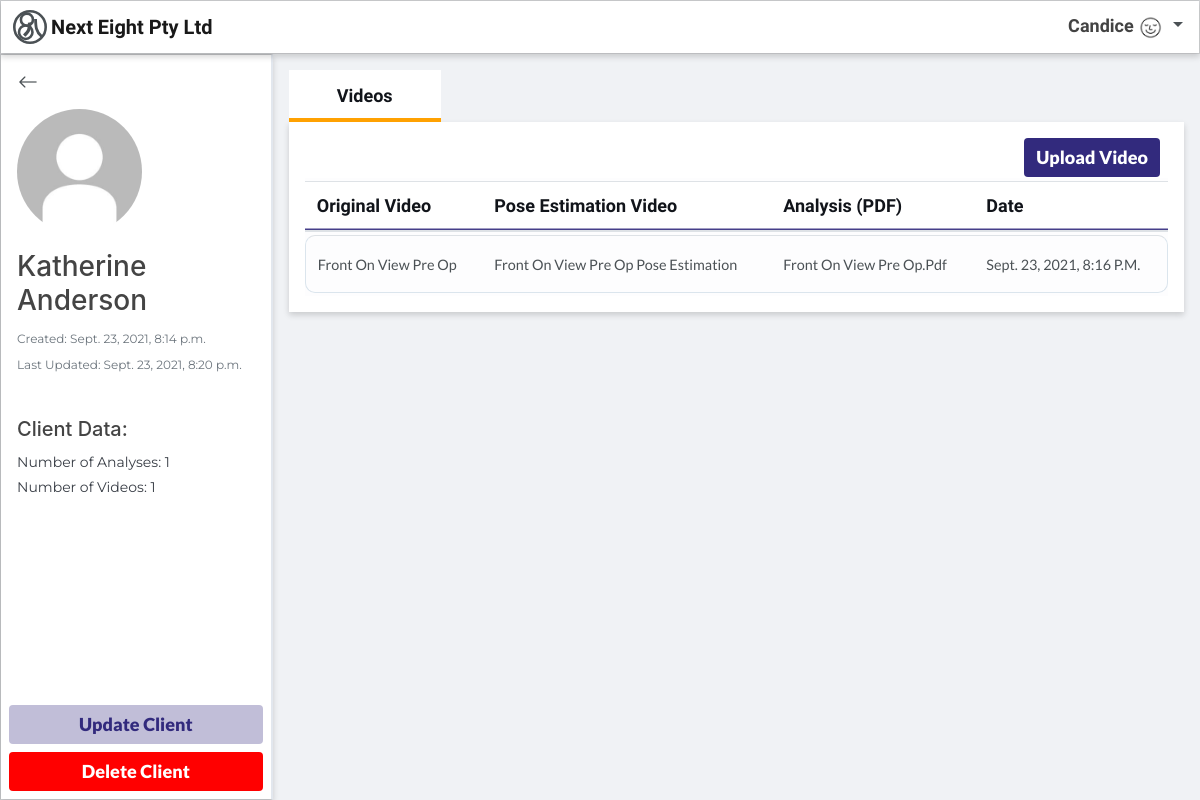
The page /client/16 (signed in) on the database its author committed.
### users/models.py (models this page shows, shortened)
class Profile(models.Model):
    user = models.OneToOneField(User, on_delete=models.CASCADE)
    image = models.ImageField(default='default.jpg', upload_to='profile_pics')

### page/models.py (models this page shows, shortened)
class Client(models.Model):
    first_name = models.CharField(max_length=30)
    last_name = models.CharField(max_length=30)
    dob = models.DateTimeField(default=timezone.now)
    email = models.EmailField(blank=True, null=True)
    phone_number = models.CharField(max_length=30, blank=True, null=True)
    notes = models.CharField(max_length=1000, blank=True)
    num_analyses = models.IntegerField(default=0)
    num_videos = models.IntegerField(default=0)
    videos = []
    analyses = []
    last_updated = models.DateTimeField(auto_now=True)
    creation_date = models.DateTimeField(default=timezone.now)
    image = models.FileField(default="profile_pics/default.jpg")

class Video(models.Model):
    client_id = models.ForeignKey(Client, default=None, on_delete=models.CASCADE, blank=True)
    title = models.CharField(max_length=500)
    video = models.FileField(upload_to="videos/", default="Nothing")
    skeleton_video = models.FileField(default="Nothing")
    analysis = models.FilePathField(default="No Analysis")
    analysis_title = models.CharField(max_length=100, default=None, blank=True, null=True)
    date_uploaded = models.DateTimeField(default=timezone.now)
    class Meta:
        verbose_name = 'video'
        verbose_name_plural = 'videos'

### page/views.py (the view)
# urls.py: path('client/<int:pk>', ClientDetailView.as_view(), name='client'),
class ClientDetailView(LoginRequiredMixin, DetailView):
    model = Client
    template_name = 'page/client.html'
    def get_context_data(self, **kwargs):
        context = super().get_context_data(**kwargs)
        client = self.get_object()
        context['videos'] = Video.objects.filter(client_id=client)
        return context

### page/templates/page/client.html (shortened to what this page needs)
{% extends "page/base.html" %}
{% block content %}
{% load static %}
<div class="d-flex h-100">
    <div class="d-flex align-items-end flex-column custom-background clientinfo-style p-2" style="min-width:250px;">
        <div class="w-100">
            <div class="w-100 mt-auto">
                <a class="btn navigation-bar-style d-flex align-items-center pl-2" href="{% url 'page-home' %}">
                    <i class="bi bi-arrow-left"></i>
                </a>
            </div>
            <div class="p-2">
                <img class="rounded-circle account-img" src="{{ client.image.url }}">
                <h3 class="article-content"> {{ client.first_name }} {{ client.last_name }}</h3>
                <small class="text-muted">Created: {{ client.creation_date }}</small><br>
                <small class="text-muted">Last Updated: {{ client.last_updated }}</small><br><br>
                <h5 class="article-content mt-3">Client Data:</h5>
                <small class="article-content">Number of Analyses: {{ client.num_analyses }}</small><br>
                <small class="article-content">Number of Videos: {{ client.num_videos }}</small><br>
            </div>
        </div>
        <div class="w-100 mt-auto">
            <a class="btn btn_custom btn_update_1 w-100 mt-2" href="{% url 'update-client' client.id %}">Update Client</a>
            <a class="btn btn_custom btn_delete w-100 mt-2" href="{% url 'delete-client' client.id %}">Delete Client</a>
        </div>
    </div>
    <article class="p-3 m-0 w-100">
        <nav class="">
            <div class="nav" id="nav-tab" role="tablist">
                <a class="nav-item pl-5 pr-5 custom-nav-item active" id="nav-anayses-tab" data-toggle="tab" href="#analyses" role="tab" aria-controls="analyses" aria-selected="true">Videos</a>
            </div>
        </nav>
        <div class="tab-content custom-background p-3" id="nav-tabClient" style="border:none;">
            <div class="tab-pane show active" id="analyses" role="tabpanel" aria-labelledby="nav-analyses-tab">
                <table id="dtBasicExample" class="table table-hover table-light" cellspacing="0" width="100%">
                    <nav class="custom-navigation-bar navbar navbar-inverse p-0">
                        <div class="container p-0" style="flex-wrap: nowrap;">
                            <a class="float-right" href="{% url 'upload-video' object.id %}">
                                <button type="button" class="btn btn_custom_blue mr-2 mb-1">Upload Video</button>
                            </a>
                        </div>
                    </nav>
                    <div>
                        <thead>
                            <tr>
                                <th scope="col">Original Video</th>
                                <th scope="col">Pose Estimation Video</th>
                                <th scope="col">Analysis (PDF)</th>
                                <th scope="col">Date</th>
                            </tr>
                        </thead>
                        {% if videos|length == 0 %}
                            <tr>
                                <td colspan="4" class="text-center">No analyses to display. Click the 'Analyse Video' button above to upload and analyse a video.</td>
                            </tr>
                        {% else %}
                            {% for video in videos %}
                                <tr class="listed-client-style">
                                    <th data-href="{% url 'video-modal' client.id video.id %}"><small>{{ video.title }}</small></th>
                                    <th data-href="{% url 'pose-video-modal' client.id video.id %}"><small>{{ video.title }} Pose Estimation</small></th>
                                    <th data-href="{% url 'pdf-view' client.id video.analysis_title %}"><small>{{ video.analysis_title }}</small></th>
                                    <th><small>{{ video.date_uploaded }}</small></th>
                                </tr>
                            {% endfor %}
                        {% endif %}
                    </div>
                </table>
            </div>
        </div>
    </article>
</div>
{% endblock content %}

### page/templates/page/base.html (shortened to what this page needs)
{% load static %}
<!DOCTYPE html>
<html class="h-100">
<head>
    <link rel="stylesheet" href="https://maxcdn.bootstrapcdn.com/bootstrap/4.0.0/css/bootstrap.min.css">
    <link rel="stylesheet" href="https://cdn.jsdelivr.net/npm/bootstrap-icons@1.3.0/font/bootstrap-icons.css">
    <link rel="stylesheet" type="text/css" href="{% static 'page/main.css' %}">
    <link rel="stylesheet" type="text/css" href="{% static 'page/button.css' %}">
    <link rel="stylesheet" type="text/css" href="{% static 'page/profile.css' %}">
    <link rel="stylesheet" type="text/css" href="{% static 'page/login.css' %}">
    <link rel="stylesheet" type="text/css" href="{% static 'page/client.css' %}">
    <link rel="stylesheet" type="text/css" href="{% static 'page/home.css' %}">
    <link rel="stylesheet" type="text/css" href="{% static 'page/custom.css' %}">
    <link rel="stylesheet" type="text/css" href="{% static 'page/base.css' %}">
    <link rel="stylesheet" type="text/css" href="{% static 'page/table.css' %}">
</head>
<body class="m-0">
    <flex>
        <div class="outer">
            <header class="p-0 m-0">
                <nav class="navbar navbar-expand-sm navbar-light custom-background p-1 m-0">
                    <div class="container-fluid p-0 m-0">
                        <a class="navbar-brand navigation-bar-style d-flex align-items-center pl-2" href="{% url 'page-home' %}">
                            <img src="/media/images/logo.svg" alt="" width="34" height="34" class="d-inline-block">
                            <span class="pl-1">Next Eight Pty Ltd</span>
                        </a>
                        <div class="collapse navbar-collapse" id="navbarToggle">
                            {% if user.is_authenticated %}
                                <div class="dropdown">
                                    <div class="navbar-nav btn-group">
                                        <button class="btn dropdown-toggle custom_dropdown" type="button" id="dropdownMenuButton" data-toggle="dropdown" aria-haspopup="true" aria-expanded="false">
                                            {% if user.is_staff%}
                                            <span class="custom_font_1">{{user.username}}</span>
                                            {% else %}
                                            <span class="custom_font_1">{{user.first_name}} {{user.last_name}}</span>
                                            {% endif %}
                                            <img class="rounded-circle" src="{{ user.profile.image.url }}" width="25" height="25">
                                        </button>
                                      </div>
                                </div>
                            {% else %}
                                {% comment %} <div class="navbar-nav">
                                    <a class="nav-item nav-link" href="{% url 'login' %}">Login</a>
                                    <a class="nav-item nav-link" href="{% url 'register' %}">Register</a>
                                </div> {% endcomment %}
                            {% endif %}
                        </div>
                    </div>
                </nav>
            </header>
            <div class="row-fluid columns two">
                {% block content %}{% endblock %}
            </div>
        </div>
    </flex>
</body>
</html>

### page/static/page/main.css (style rules this page uses)
body { background: #F0F2F5; color: #333333; }
.custom-background { background: #FFFFFF; border: 1px inset rgba(0, 0, 0, .15); -webkit-background-clip: padding-box; background-clip: padding-box; box-shadow: 0px 3px 6px rgba(0, 0, 0, .16); }
h1, h2, h3, h4, h5, h6 { color: #444444; }
.article-content { white-space: pre-line; }
.account-img { height: 125px; width: 125px; margin-right: 20px; margin-bottom: 16px; }

### page/static/page/client.css (style rules this page uses)
small.article-content { font-family: Montserrat; font-size: 14px; line-height: 24px; font-weight: 400; font-style: normal; text-decoration: none; text-transform: none; text-align: left; color: #393E46; }
small.text-muted { font-family: Montserrat; font-size: 12px; line-height: 24px; font-weight: 400; font-style: normal; text-decoration: none; text-transform: none; text-align: left; color: #393E46; }

### page/static/page/custom.css (style rules this page uses)
div.container { max-width: none; margin: 0px; padding-right: 0px; padding-left: 0px; }
html, body, flex { height: 100%; max-width: 100%; margin: 0; overflow: hidden; }
.outer { display: flex; flex-direction: column; height: 100%; }
.two { flex-grow: 1 }
#nav-tab a.nav-item { font-family: Raleway; font-style: normal; line-height: 24px; color: #5B626E; font-size: 18px; text-decoration: none; text-transform: capitalize; text-align: center; font-weight: 700; background-color: #FFFFFF; border: none; border-radius: 0; outline: none; padding: 14px 24px; box-shadow: inset 0 -1.5px 0 #97A3B8; }
#nav-tab a.nav-item.active { color: #11141A; box-shadow: inset 0 -4px 0 #FFA101; border: none; }
.btn { transition: none; }
.btn_custom { border: none; border-style: none; border-radius: 4px; cursor: pointer; font-family: Lato; color: white; text-decoration: none; font-weight: 900; font-style: normal; font-size: 18px; text-align: center; padding-top: 6px; padding-bottom: 6px; text-transform: capitalize; }
.btn_update_1 { background-color: #C1BED8; color: #322A7D; }
.btn_delete { background-color: #ff0000; color: #FFFFFF; }
.btn_custom_blue { background-color: #322A7D; border: none; border-radius: 4px; cursor: pointer; font-family: Lato; color: white; text-decoration: none; font-weight: 900; font-style: normal; font-size: 18px; text-align: center; padding-top: 6px; padding-bottom: 6px; }
.custom_font_1 { font-size: 18px; text-align: right; color: #434343; font-weight: 700; font-style: normal; text-transform: capitalize; text-decoration: none; }
.custom_dropdown { font-weight: 700; font-style: normal; font-family: Raleway; color: #4B5155; border-style: none; text-transform: capitalize; font-size: 19px; line-height: 24px; background-color: inherit; transition: none; border-radius: 0px; }
[data-href] { cursor: pointer; }
.clientinfo-style { border-right: 2px inset #E2E7EE; min-width: 350px; }
html, body, main, .row, .container { margin-left: 0px; margin-right: 0px; padding: 0px; width: 100%; }
thead tr th { font-family: Raleway; font-style: normal; line-height: 24px; color: #11141A; font-size: 18px; text-decoration: none; text-transform: capitalize; font-weight: 700; background-color: #FFFFFF; border: none; border-radius: 0; outline: none; padding: 11px 10px; box-shadow: inset 0 -1.5px 0 #463F8A; }
html, body { height: 100%; margin: 0; }
.navigation-bar-style { font-family: Raleway; font-size: 20px; font-weight: 700; font-style: normal; color: #4B5155; text-align: left; text-transform: none; text-decoration: none; line-height: 24px; }
div.d-flex.align-items-end.flex-column.custom-background.clientinfo-style.p-2 { width: 350px; }

### page/static/page/table.css (style rules this page uses)
.table { border-collapse: separate; border-spacing: 0px 3px; margin: 0px; margin-top: -3px; }
table tbody tr { border-style: solid; border-radius: 8px; font-family: Lato; font-size: 18px; line-height: 30px; font-weight: 400; font-style: normal; text-decoration: none; text-transform: capitalize; color: #4B5155; border-radius: 10px; border: 1px solid #DBE5ED; }
table tbody tr td, th { border: 1px solid #DBE5ED; border-left: none; border-right: none; }
table tbody tr td:first-child, th:first-child { border-top-left-radius: inherit; border-left: inherit; }
table tbody tr td:last-child, th:last-child { border-top-right-radius: inherit; border-right: inherit; }
table tbody tr td:first-child, th:first-child { border-bottom-left-radius: inherit; }
table tbody tr td:last-child, th:last-child { border-bottom-right-radius: inherit; }

### rows shown on the page
Client: image (placeholder picture), first_name "Katherine", last_name "Anderson", creation_date "Sept. 23, 2021, 8:14 p.m.", last_updated "Sept. 23, 2021, 8:20 p.m.", num_analyses "1", num_videos "1"
Video: title "Front On View Pre Op", analysis_title "Front On View Pre Op.pdf", date_uploaded "Sept. 23, 2021, 8:16 P.m."

### other values the page prints
{{ user.username }} "Candice"
